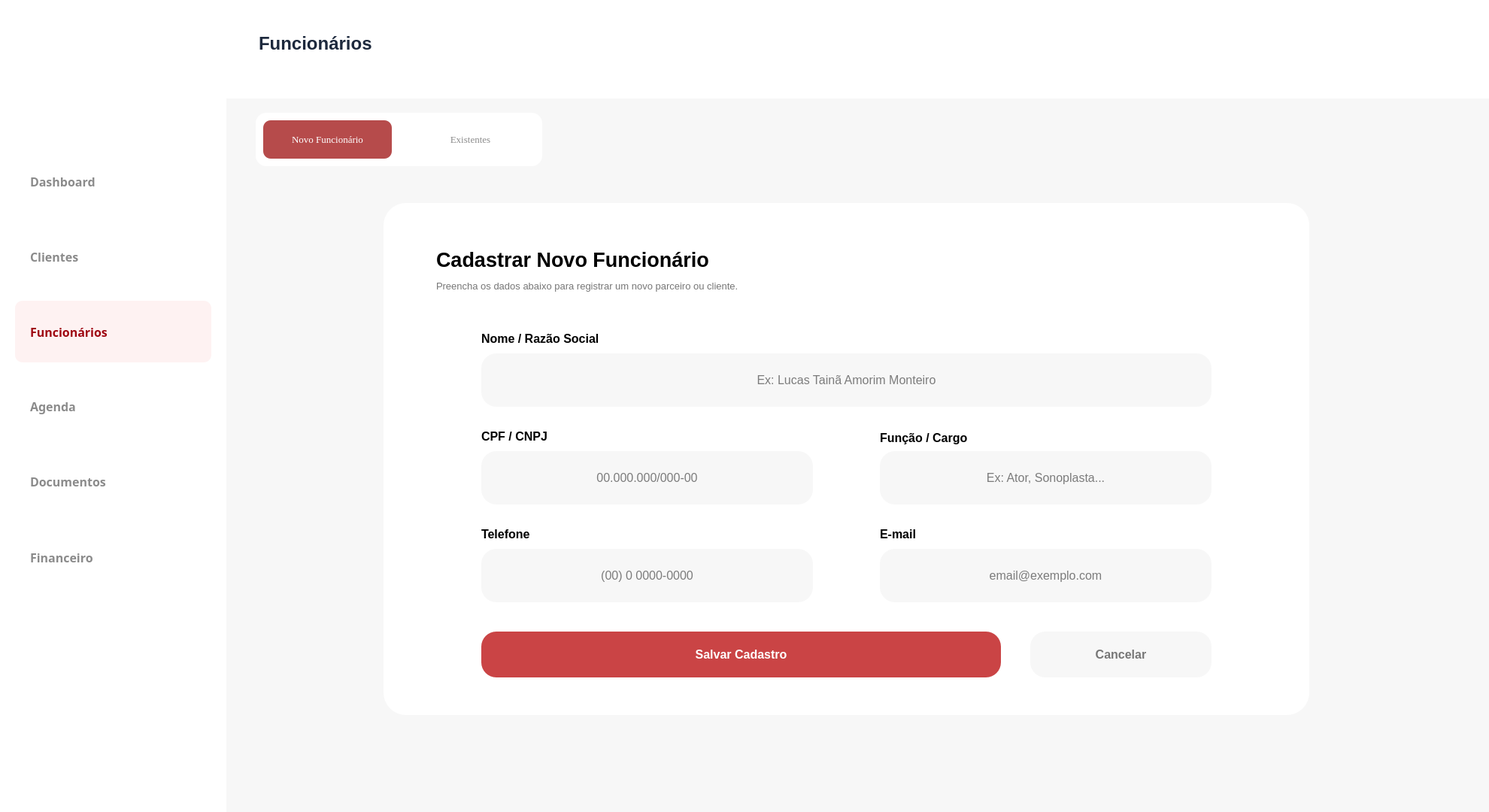
<?xml version="1.0" encoding="UTF-8"?>
<ui version="4.0">
 <class>Form</class>
 <widget class="QWidget" name="Form">
  <property name="geometry">
   <rect>
    <x>0</x>
    <y>0</y>
    <width>1980</width>
    <height>1080</height>
   </rect>
  </property>
  <property name="windowTitle">
   <string>Form</string>
  </property>
  <widget class="QFrame" name="main_window_funcionario">
   <property name="geometry">
    <rect>
     <x>300</x>
     <y>130</y>
     <width>1681</width>
     <height>951</height>
    </rect>
   </property>
   <property name="toolTip">
    <string/>
   </property>
   <property name="styleSheet">
    <string notr="true">background-color: rgb(247, 247, 247);
border: none;</string>
   </property>
   <property name="frameShape">
    <enum>QFrame::StyledPanel</enum>
   </property>
   <property name="frameShadow">
    <enum>QFrame::Raised</enum>
   </property>
   <widget class="QFrame" name="frame_4">
    <property name="geometry">
     <rect>
      <x>40</x>
      <y>20</y>
      <width>381</width>
      <height>71</height>
     </rect>
    </property>
    <property name="styleSheet">
     <string notr="true">background-color: white;
border-radius: 14px;</string>
    </property>
    <property name="frameShape">
     <enum>QFrame::StyledPanel</enum>
    </property>
    <property name="frameShadow">
     <enum>QFrame::Raised</enum>
    </property>
    <widget class="QPushButton" name="pushButton_2">
     <property name="geometry">
      <rect>
       <x>200</x>
       <y>10</y>
       <width>171</width>
       <height>51</height>
      </rect>
     </property>
     <property name="font">
      <font>
       <family>Georgia</family>
       <pointsize>10</pointsize>
      </font>
     </property>
     <property name="styleSheet">
      <string notr="true">QPushButton {
    text-align: center;
    background-color: white;
    color: rgb(139,139,139);
    border-radius: 10px;
}

QPushButton:hover {
    background-color: rgb(247,247,247);
}

QPushButton:pressed {
    background-color: rgb(182,75,75);
    color: white;
}</string>
     </property>
     <property name="text">
      <string>Existentes</string>
     </property>
     <property name="icon">
      <iconset>
       <normaloff>../Source/utilizador.png</normaloff>../Source/utilizador.png</iconset>
     </property>
     <property name="iconSize">
      <size>
       <width>20</width>
       <height>20</height>
      </size>
     </property>
    </widget>
    <widget class="QPushButton" name="pushButton">
     <property name="geometry">
      <rect>
       <x>10</x>
       <y>10</y>
       <width>171</width>
       <height>51</height>
      </rect>
     </property>
     <property name="font">
      <font>
       <family>Georgia</family>
       <pointsize>10</pointsize>
      </font>
     </property>
     <property name="styleSheet">
      <string notr="true">QPushButton {
	text-align: center;
    background-color: rgb(182,75,75);
    color:  white;
    border-radius: 10px;
}
</string>
     </property>
     <property name="text">
      <string>Novo Funcionário</string>
     </property>
     <property name="icon">
      <iconset>
       <normaloff>../Source/botao-adicionar.png</normaloff>../Source/botao-adicionar.png</iconset>
     </property>
     <property name="iconSize">
      <size>
       <width>20</width>
       <height>20</height>
      </size>
     </property>
    </widget>
   </widget>
   <widget class="QFrame" name="Frame_Cliente">
    <property name="geometry">
     <rect>
      <x>210</x>
      <y>140</y>
      <width>1231</width>
      <height>681</height>
     </rect>
    </property>
    <property name="layoutDirection">
     <enum>Qt::RightToLeft</enum>
    </property>
    <property name="styleSheet">
     <string notr="true">#Frame_Cliente {
	background-color: white;
    border-radius: 30%;
	padding: 8px;
}
</string>
    </property>
    <property name="frameShape">
     <enum>QFrame::StyledPanel</enum>
    </property>
    <property name="frameShadow">
     <enum>QFrame::Raised</enum>
    </property>
    <widget class="QLabel" name="label">
     <property name="geometry">
      <rect>
       <x>70</x>
       <y>40</y>
       <width>461</width>
       <height>71</height>
      </rect>
     </property>
     <property name="font">
      <font>
       <pointsize>20</pointsize>
       <weight>75</weight>
       <bold>true</bold>
      </font>
     </property>
     <property name="styleSheet">
      <string notr="true">background-color: transparent;</string>
     </property>
     <property name="text">
      <string>Cadastrar Novo Funcionário</string>
     </property>
    </widget>
    <widget class="QLabel" name="label_2">
     <property name="geometry">
      <rect>
       <x>70</x>
       <y>100</y>
       <width>521</width>
       <height>21</height>
      </rect>
     </property>
     <property name="font">
      <font>
       <pointsize>10</pointsize>
       <weight>50</weight>
       <bold>false</bold>
      </font>
     </property>
     <property name="styleSheet">
      <string notr="true">background-color: transparent;
color: rgb(118, 118, 118);</string>
     </property>
     <property name="text">
      <string>Preencha os dados abaixo para registrar um novo parceiro ou cliente.</string>
     </property>
    </widget>
    <widget class="QLineEdit" name="lineEdit_1">
     <property name="geometry">
      <rect>
       <x>130</x>
       <y>200</y>
       <width>971</width>
       <height>71</height>
      </rect>
     </property>
     <property name="font">
      <font>
       <pointsize>12</pointsize>
       <weight>50</weight>
       <bold>false</bold>
      </font>
     </property>
     <property name="styleSheet">
      <string notr="true">background-color: rgb(247, 247, 247);
border-radius: 20px;
border-color:rgb(202, 202, 202);</string>
     </property>
     <property name="text">
      <string/>
     </property>
     <property name="cursorPosition">
      <number>0</number>
     </property>
     <property name="alignment">
      <set>Qt::AlignCenter</set>
     </property>
     <property name="readOnly">
      <bool>false</bool>
     </property>
     <property name="placeholderText">
      <string notr="true">Ex: Lucas Tainã Amorim Monteiro</string>
     </property>
     <property name="clearButtonEnabled">
      <bool>false</bool>
     </property>
    </widget>
    <widget class="QLineEdit" name="lineEdit_4">
     <property name="geometry">
      <rect>
       <x>130</x>
       <y>460</y>
       <width>441</width>
       <height>71</height>
      </rect>
     </property>
     <property name="font">
      <font>
       <pointsize>12</pointsize>
       <weight>50</weight>
       <bold>false</bold>
      </font>
     </property>
     <property name="styleSheet">
      <string notr="true">background-color: rgb(247, 247, 247);
border-radius: 20px;
border-color:rgb(202, 202, 202);</string>
     </property>
     <property name="text">
      <string/>
     </property>
     <property name="alignment">
      <set>Qt::AlignCenter</set>
     </property>
     <property name="placeholderText">
      <string>(00) 0 0000-0000</string>
     </property>
    </widget>
    <widget class="QLineEdit" name="lineEdit_2">
     <property name="geometry">
      <rect>
       <x>130</x>
       <y>330</y>
       <width>441</width>
       <height>71</height>
      </rect>
     </property>
     <property name="font">
      <font>
       <pointsize>12</pointsize>
       <weight>50</weight>
       <bold>false</bold>
      </font>
     </property>
     <property name="styleSheet">
      <string notr="true">background-color: rgb(247, 247, 247);
border-radius: 20px;
border-color:rgb(202, 202, 202);</string>
     </property>
     <property name="text">
      <string/>
     </property>
     <property name="alignment">
      <set>Qt::AlignCenter</set>
     </property>
     <property name="placeholderText">
      <string>00.000.000/000-00</string>
     </property>
    </widget>
    <widget class="QLineEdit" name="lineEdit_3">
     <property name="geometry">
      <rect>
       <x>660</x>
       <y>330</y>
       <width>441</width>
       <height>71</height>
      </rect>
     </property>
     <property name="font">
      <font>
       <pointsize>12</pointsize>
       <weight>50</weight>
       <bold>false</bold>
      </font>
     </property>
     <property name="styleSheet">
      <string notr="true">background-color: rgb(247, 247, 247);
border-radius: 20px;
border-color:rgb(202, 202, 202);</string>
     </property>
     <property name="text">
      <string/>
     </property>
     <property name="alignment">
      <set>Qt::AlignCenter</set>
     </property>
     <property name="placeholderText">
      <string>Ex: Ator, Sonoplasta...</string>
     </property>
    </widget>
    <widget class="QLabel" name="label_3">
     <property name="geometry">
      <rect>
       <x>130</x>
       <y>170</y>
       <width>231</width>
       <height>21</height>
      </rect>
     </property>
     <property name="font">
      <font>
       <pointsize>12</pointsize>
       <weight>75</weight>
       <bold>true</bold>
      </font>
     </property>
     <property name="styleSheet">
      <string notr="true">background-color: transparent;</string>
     </property>
     <property name="text">
      <string>Nome / Razão Social</string>
     </property>
    </widget>
    <widget class="QLabel" name="label_4">
     <property name="geometry">
      <rect>
       <x>130</x>
       <y>300</y>
       <width>121</width>
       <height>21</height>
      </rect>
     </property>
     <property name="font">
      <font>
       <pointsize>12</pointsize>
       <weight>75</weight>
       <bold>true</bold>
      </font>
     </property>
     <property name="styleSheet">
      <string notr="true">background-color: transparent;</string>
     </property>
     <property name="text">
      <string>CPF / CNPJ</string>
     </property>
    </widget>
    <widget class="QLabel" name="label_5">
     <property name="geometry">
      <rect>
       <x>660</x>
       <y>300</y>
       <width>161</width>
       <height>25</height>
      </rect>
     </property>
     <property name="font">
      <font>
       <pointsize>12</pointsize>
       <weight>75</weight>
       <bold>true</bold>
      </font>
     </property>
     <property name="styleSheet">
      <string notr="true">background-color: transparent;</string>
     </property>
     <property name="text">
      <string>Função / Cargo</string>
     </property>
    </widget>
    <widget class="QLabel" name="label_7">
     <property name="geometry">
      <rect>
       <x>130</x>
       <y>430</y>
       <width>91</width>
       <height>21</height>
      </rect>
     </property>
     <property name="font">
      <font>
       <pointsize>12</pointsize>
       <weight>75</weight>
       <bold>true</bold>
      </font>
     </property>
     <property name="styleSheet">
      <string notr="true">background-color: transparent;</string>
     </property>
     <property name="text">
      <string>Telefone</string>
     </property>
    </widget>
    <widget class="QPushButton" name="pushButton_3">
     <property name="geometry">
      <rect>
       <x>130</x>
       <y>570</y>
       <width>691</width>
       <height>61</height>
      </rect>
     </property>
     <property name="font">
      <font>
       <pointsize>12</pointsize>
       <weight>75</weight>
       <bold>true</bold>
      </font>
     </property>
     <property name="cursor">
      <cursorShape>PointingHandCursor</cursorShape>
     </property>
     <property name="styleSheet">
      <string notr="true">QPushButton{
background-color: rgb(202, 68, 69);
color: white;
border-radius: 20px
}
QPushButton:hover{
background-color:rgb(182, 75, 75);
}</string>
     </property>
     <property name="text">
      <string>Salvar Cadastro</string>
     </property>
    </widget>
    <widget class="QPushButton" name="pushButton_4">
     <property name="geometry">
      <rect>
       <x>860</x>
       <y>570</y>
       <width>241</width>
       <height>61</height>
      </rect>
     </property>
     <property name="font">
      <font>
       <pointsize>12</pointsize>
       <weight>75</weight>
       <bold>true</bold>
      </font>
     </property>
     <property name="cursor">
      <cursorShape>PointingHandCursor</cursorShape>
     </property>
     <property name="styleSheet">
      <string notr="true">QPushButton {
	text-align: center;
    background-color: rgb(247, 247, 247);;
    color:  rgb(118, 118, 118);
    border-radius: 20px;
}

QPushButton:hover {
    background-color: rgb(234, 234, 234);
}</string>
     </property>
     <property name="text">
      <string>Cancelar</string>
     </property>
    </widget>
    <widget class="QLineEdit" name="lineEdit_5">
     <property name="geometry">
      <rect>
       <x>660</x>
       <y>460</y>
       <width>441</width>
       <height>71</height>
      </rect>
     </property>
     <property name="font">
      <font>
       <pointsize>12</pointsize>
       <weight>50</weight>
       <bold>false</bold>
      </font>
     </property>
     <property name="styleSheet">
      <string notr="true">background-color: rgb(247, 247, 247);
border-radius: 20px;
border-color:rgb(202, 202, 202);</string>
     </property>
     <property name="text">
      <string/>
     </property>
     <property name="alignment">
      <set>Qt::AlignCenter</set>
     </property>
     <property name="placeholderText">
      <string>email@exemplo.com</string>
     </property>
    </widget>
    <widget class="QLabel" name="label_8">
     <property name="geometry">
      <rect>
       <x>660</x>
       <y>430</y>
       <width>91</width>
       <height>21</height>
      </rect>
     </property>
     <property name="font">
      <font>
       <pointsize>12</pointsize>
       <weight>75</weight>
       <bold>true</bold>
      </font>
     </property>
     <property name="styleSheet">
      <string notr="true">background-color: transparent;</string>
     </property>
     <property name="text">
      <string>E-mail</string>
     </property>
    </widget>
   </widget>
  </widget>
  <widget class="QFrame" name="frame_2">
   <property name="geometry">
    <rect>
     <x>0</x>
     <y>0</y>
     <width>1981</width>
     <height>131</height>
    </rect>
   </property>
   <property name="styleSheet">
    <string notr="true">background-color: rgb(255,255,255);
border: none;</string>
   </property>
   <property name="frameShape">
    <enum>QFrame::StyledPanel</enum>
   </property>
   <property name="frameShadow">
    <enum>QFrame::Raised</enum>
   </property>
   <widget class="QTextBrowser" name="textBrowser_2">
    <property name="geometry">
     <rect>
      <x>340</x>
      <y>40</y>
      <width>256</width>
      <height>51</height>
     </rect>
    </property>
    <property name="autoFillBackground">
     <bool>false</bool>
    </property>
    <property name="styleSheet">
     <string notr="true">border: 0px;
color:rgb(29, 41, 61);</string>
    </property>
    <property name="html">
     <string>&lt;!DOCTYPE HTML PUBLIC &quot;-//W3C//DTD HTML 4.0//EN&quot; &quot;http://www.w3.org/TR/REC-html40/strict.dtd&quot;&gt;
&lt;html&gt;&lt;head&gt;&lt;meta name=&quot;qrichtext&quot; content=&quot;1&quot; /&gt;&lt;style type=&quot;text/css&quot;&gt;
p, li { white-space: pre-wrap; }
&lt;/style&gt;&lt;/head&gt;&lt;body style=&quot; font-family:'MS Shell Dlg 2'; font-size:8.25pt; font-weight:400; font-style:normal;&quot;&gt;
&lt;p style=&quot; margin-top:0px; margin-bottom:0px; margin-left:0px; margin-right:0px; -qt-block-indent:0; text-indent:0px;&quot;&gt;&lt;span style=&quot; font-size:18pt; font-weight:600;&quot;&gt;Funcionários&lt;/span&gt;&lt;/p&gt;&lt;/body&gt;&lt;/html&gt;</string>
    </property>
   </widget>
  </widget>
  <widget class="QFrame" name="menu_lateral">
   <property name="geometry">
    <rect>
     <x>0</x>
     <y>0</y>
     <width>301</width>
     <height>1081</height>
    </rect>
   </property>
   <property name="styleSheet">
    <string notr="true">background-color: rgb(255,255,255);
border: none;</string>
   </property>
   <widget class="QPushButton" name="btn_abrir_dashboard_menu">
    <property name="geometry">
     <rect>
      <x>20</x>
      <y>200</y>
      <width>261</width>
      <height>82</height>
     </rect>
    </property>
    <property name="font">
     <font>
      <family>Segoe UI Semibold</family>
      <pointsize>12</pointsize>
      <weight>75</weight>
      <bold>true</bold>
     </font>
    </property>
    <property name="cursor">
     <cursorShape>PointingHandCursor</cursorShape>
    </property>
    <property name="layoutDirection">
     <enum>Qt::LeftToRight</enum>
    </property>
    <property name="styleSheet">
     <string notr="true">QPushButton {
    text-align: left;
    padding-left: 20px;
    min-height: 42px;
    background-color: white;
    color: rgb(139,139,139);
    border-radius: 10px;
}

QPushButton:hover {
    background-color: rgb(247,247,247);
}

QPushButton:pressed {
    background-color: rgb(182,75,75);
    color: white;
}</string>
    </property>
    <property name="text">
     <string>Dashboard</string>
    </property>
    <property name="icon">
     <iconset>
      <normaloff>../Source/dashboard.svg</normaloff>../Source/dashboard.svg</iconset>
    </property>
    <property name="iconSize">
     <size>
      <width>50</width>
      <height>50</height>
     </size>
    </property>
   </widget>
   <widget class="QPushButton" name="btn_abrir_cliente_menu">
    <property name="geometry">
     <rect>
      <x>20</x>
      <y>300</y>
      <width>261</width>
      <height>82</height>
     </rect>
    </property>
    <property name="font">
     <font>
      <family>Segoe UI Semibold</family>
      <pointsize>12</pointsize>
      <weight>75</weight>
      <bold>true</bold>
     </font>
    </property>
    <property name="cursor">
     <cursorShape>PointingHandCursor</cursorShape>
    </property>
    <property name="styleSheet">
     <string notr="true">QPushButton {
    text-align: left;
    padding-left: 20px;
    min-height: 42px;
    background-color: white;
    color: rgb(139,139,139);
    border-radius: 10px;
}

QPushButton:hover {
    background-color: rgb(247,247,247);
}

QPushButton:pressed {
    background-color: rgb(182,75,75);
    color: white;
}</string>
    </property>
    <property name="text">
     <string>Clientes</string>
    </property>
    <property name="icon">
     <iconset>
      <normaloff>../Source/clientes.svg</normaloff>../Source/clientes.svg</iconset>
    </property>
    <property name="iconSize">
     <size>
      <width>40</width>
      <height>40</height>
     </size>
    </property>
   </widget>
   <widget class="QPushButton" name="btn_abrir_funcionario_menu">
    <property name="geometry">
     <rect>
      <x>20</x>
      <y>400</y>
      <width>261</width>
      <height>82</height>
     </rect>
    </property>
    <property name="font">
     <font>
      <family>Segoe UI Semibold</family>
      <pointsize>12</pointsize>
      <weight>75</weight>
      <bold>true</bold>
     </font>
    </property>
    <property name="cursor">
     <cursorShape>PointingHandCursor</cursorShape>
    </property>
    <property name="styleSheet">
     <string notr="true">
QPushButton {
	text-align: left;
	padding: 20px;
    min-height: 42px;
    background-color: rgb(254, 242, 242);
    color:  rgb(159, 7, 18);
    border-radius: 10px;
}
</string>
    </property>
    <property name="text">
     <string>Funcionários</string>
    </property>
    <property name="icon">
     <iconset>
      <normaloff>../Source/funcionarios.svg</normaloff>../Source/funcionarios.svg</iconset>
    </property>
    <property name="iconSize">
     <size>
      <width>40</width>
      <height>40</height>
     </size>
    </property>
   </widget>
   <widget class="QPushButton" name="btn_abrir_agenda_menu">
    <property name="geometry">
     <rect>
      <x>20</x>
      <y>500</y>
      <width>261</width>
      <height>80</height>
     </rect>
    </property>
    <property name="font">
     <font>
      <family>Segoe UI Semibold</family>
      <pointsize>12</pointsize>
      <weight>75</weight>
      <bold>true</bold>
     </font>
    </property>
    <property name="cursor">
     <cursorShape>PointingHandCursor</cursorShape>
    </property>
    <property name="styleSheet">
     <string notr="true">QPushButton {
	text-align: left;
	padding: 20px;
    min-height: 40px;
    background-color: white;
    color:  rgb(139, 139, 139);
    border-radius: 10px;
}

QPushButton:hover {
    background-color: rgb(247, 247, 247);
	color: rgb(139, 139, 139);
}

QPushButton:pressed {
    background-color: rgb(182, 75, 75);
	color: white;
}</string>
    </property>
    <property name="text">
     <string>Agenda</string>
    </property>
    <property name="icon">
     <iconset>
      <normaloff>../Source/agenda.svg</normaloff>../Source/agenda.svg</iconset>
    </property>
    <property name="iconSize">
     <size>
      <width>50</width>
      <height>50</height>
     </size>
    </property>
   </widget>
   <widget class="QPushButton" name="btn_abrir_documento_menu">
    <property name="geometry">
     <rect>
      <x>20</x>
      <y>600</y>
      <width>261</width>
      <height>80</height>
     </rect>
    </property>
    <property name="font">
     <font>
      <family>Segoe UI Semibold</family>
      <pointsize>12</pointsize>
      <weight>75</weight>
      <bold>true</bold>
     </font>
    </property>
    <property name="cursor">
     <cursorShape>PointingHandCursor</cursorShape>
    </property>
    <property name="styleSheet">
     <string notr="true">QPushButton {
	text-align: left;
	padding: 20px;
    background-color: white;
    color:  rgb(139, 139, 139);
    border-radius: 10px;
}

QPushButton:hover {
    background-color: rgb(247, 247, 247);
	color: rgb(139, 139, 139);
}

QPushButton:pressed {
    background-color: rgb(182, 75, 75);
	color: white;
}</string>
    </property>
    <property name="text">
     <string>Documentos</string>
    </property>
    <property name="icon">
     <iconset>
      <normaloff>../Source/documentos.svg</normaloff>../Source/documentos.svg</iconset>
    </property>
    <property name="iconSize">
     <size>
      <width>50</width>
      <height>50</height>
     </size>
    </property>
   </widget>
   <widget class="QLabel" name="logo">
    <property name="geometry">
     <rect>
      <x>40</x>
      <y>10</y>
      <width>191</width>
      <height>181</height>
     </rect>
    </property>
    <property name="text">
     <string notr="true"/>
    </property>
    <property name="pixmap">
     <pixmap>../Source/Cenicos.jpg</pixmap>
    </property>
    <property name="scaledContents">
     <bool>true</bool>
    </property>
   </widget>
   <widget class="QPushButton" name="btn_abrir_financeiro_menu">
    <property name="geometry">
     <rect>
      <x>20</x>
      <y>700</y>
      <width>261</width>
      <height>82</height>
     </rect>
    </property>
    <property name="font">
     <font>
      <family>Segoe UI Semibold</family>
      <pointsize>12</pointsize>
      <weight>75</weight>
      <bold>true</bold>
     </font>
    </property>
    <property name="cursor">
     <cursorShape>PointingHandCursor</cursorShape>
    </property>
    <property name="styleSheet">
     <string notr="true">QPushButton {
    text-align: left;
    padding-left: 20px;
    min-height: 42px;
    background-color: white;
    color: rgb(139,139,139);
    border-radius: 10px;
}

QPushButton:hover {
    background-color: rgb(247,247,247);
}

QPushButton:pressed {
    background-color: rgb(182,75,75);
    color: white;
}</string>
    </property>
    <property name="text">
     <string>Financeiro</string>
    </property>
    <property name="icon">
     <iconset>
      <normaloff>../Source/financeiro.svg</normaloff>../Source/financeiro.svg</iconset>
    </property>
    <property name="iconSize">
     <size>
      <width>50</width>
      <height>50</height>
     </size>
    </property>
   </widget>
  </widget>
 </widget>
 <resources/>
 <connections/>
</ui>
